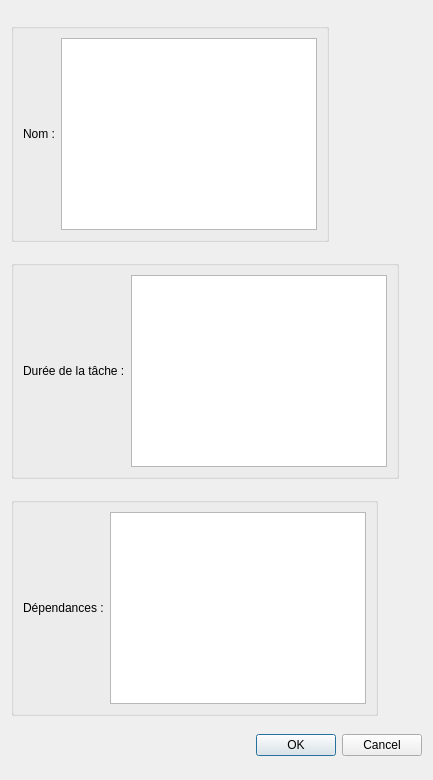
<?xml version="1.0" encoding="UTF-8"?>
<ui version="4.0">
 <class>Dialog</class>
 <widget class="QDialog" name="Dialog">
  <property name="geometry">
   <rect>
    <x>0</x>
    <y>0</y>
    <width>433</width>
    <height>780</height>
   </rect>
  </property>
  <property name="sizePolicy">
   <sizepolicy hsizetype="Fixed" vsizetype="Fixed">
    <horstretch>0</horstretch>
    <verstretch>0</verstretch>
   </sizepolicy>
  </property>
  <property name="windowTitle">
   <string>Dialog</string>
  </property>
  <layout class="QVBoxLayout" name="verticalLayout">
   <item>
    <widget class="QGroupBox" name="groupBox">
     <property name="sizePolicy">
      <sizepolicy hsizetype="Fixed" vsizetype="Fixed">
       <horstretch>0</horstretch>
       <verstretch>0</verstretch>
      </sizepolicy>
     </property>
     <property name="title">
      <string/>
     </property>
     <layout class="QHBoxLayout" name="horizontalLayout_2">
      <item>
       <widget class="QLabel" name="label_3">
        <property name="sizePolicy">
         <sizepolicy hsizetype="Fixed" vsizetype="Fixed">
          <horstretch>0</horstretch>
          <verstretch>0</verstretch>
         </sizepolicy>
        </property>
        <property name="text">
         <string>Nom :</string>
        </property>
       </widget>
      </item>
      <item>
       <widget class="QTextEdit" name="textEdit"/>
      </item>
     </layout>
    </widget>
   </item>
   <item>
    <widget class="QGroupBox" name="groupBox_2">
     <property name="sizePolicy">
      <sizepolicy hsizetype="Fixed" vsizetype="Fixed">
       <horstretch>0</horstretch>
       <verstretch>0</verstretch>
      </sizepolicy>
     </property>
     <property name="title">
      <string/>
     </property>
     <layout class="QHBoxLayout" name="horizontalLayout">
      <item>
       <widget class="QLabel" name="label_2">
        <property name="sizePolicy">
         <sizepolicy hsizetype="Fixed" vsizetype="Fixed">
          <horstretch>0</horstretch>
          <verstretch>0</verstretch>
         </sizepolicy>
        </property>
        <property name="text">
         <string>Durée de la tâche :</string>
        </property>
       </widget>
      </item>
      <item>
       <widget class="QTextEdit" name="textEdit_2">
        <property name="sizePolicy">
         <sizepolicy hsizetype="Fixed" vsizetype="Fixed">
          <horstretch>0</horstretch>
          <verstretch>0</verstretch>
         </sizepolicy>
        </property>
       </widget>
      </item>
     </layout>
    </widget>
   </item>
   <item>
    <widget class="QGroupBox" name="groupBox_3">
     <property name="sizePolicy">
      <sizepolicy hsizetype="Fixed" vsizetype="Fixed">
       <horstretch>0</horstretch>
       <verstretch>0</verstretch>
      </sizepolicy>
     </property>
     <property name="title">
      <string/>
     </property>
     <layout class="QHBoxLayout" name="horizontalLayout_3">
      <item>
       <widget class="QLabel" name="label">
        <property name="sizePolicy">
         <sizepolicy hsizetype="Fixed" vsizetype="Fixed">
          <horstretch>0</horstretch>
          <verstretch>0</verstretch>
         </sizepolicy>
        </property>
        <property name="text">
         <string>Dépendances :</string>
        </property>
       </widget>
      </item>
      <item>
       <widget class="QListWidget" name="listWidget">
        <property name="sizePolicy">
         <sizepolicy hsizetype="Fixed" vsizetype="Fixed">
          <horstretch>0</horstretch>
          <verstretch>0</verstretch>
         </sizepolicy>
        </property>
       </widget>
      </item>
     </layout>
    </widget>
   </item>
   <item>
    <widget class="QDialogButtonBox" name="buttonBox">
     <property name="orientation">
      <enum>Qt::Horizontal</enum>
     </property>
     <property name="standardButtons">
      <set>QDialogButtonBox::Cancel|QDialogButtonBox::Ok</set>
     </property>
    </widget>
   </item>
  </layout>
 </widget>
 <tabstops>
  <tabstop>textEdit</tabstop>
  <tabstop>textEdit_2</tabstop>
  <tabstop>listWidget</tabstop>
 </tabstops>
 <resources/>
 <connections>
  <connection>
   <sender>buttonBox</sender>
   <signal>accepted()</signal>
   <receiver>Dialog</receiver>
   <slot>accept()</slot>
   <hints>
    <hint type="sourcelabel">
     <x>249</x>
     <y>756</y>
    </hint>
    <hint type="destinationlabel">
     <x>157</x>
     <y>274</y>
    </hint>
   </hints>
  </connection>
  <connection>
   <sender>buttonBox</sender>
   <signal>rejected()</signal>
   <receiver>Dialog</receiver>
   <slot>reject()</slot>
   <hints>
    <hint type="sourcelabel">
     <x>317</x>
     <y>756</y>
    </hint>
    <hint type="destinationlabel">
     <x>286</x>
     <y>274</y>
    </hint>
   </hints>
  </connection>
 </connections>
</ui>
